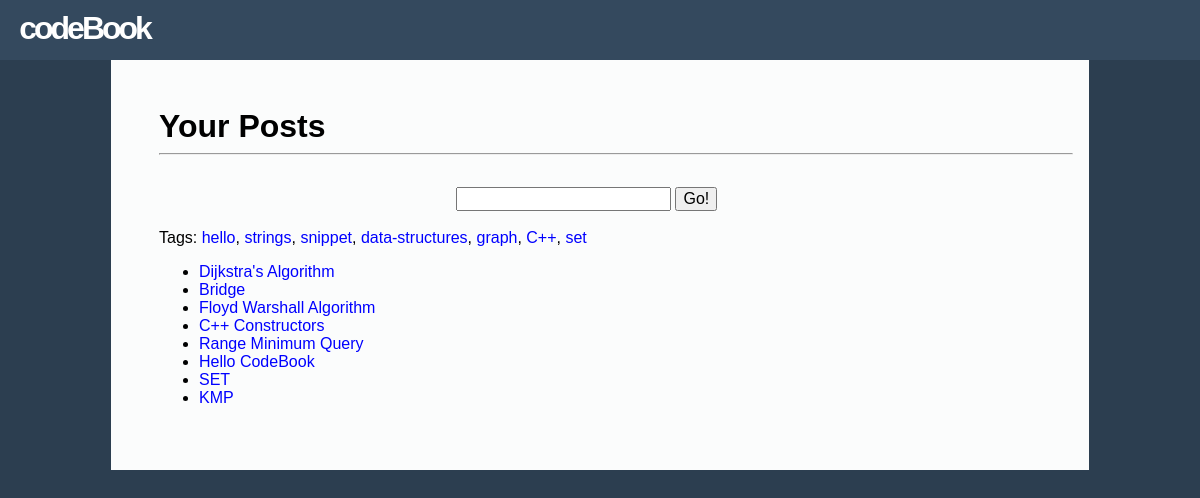
Before: / with the older database file.
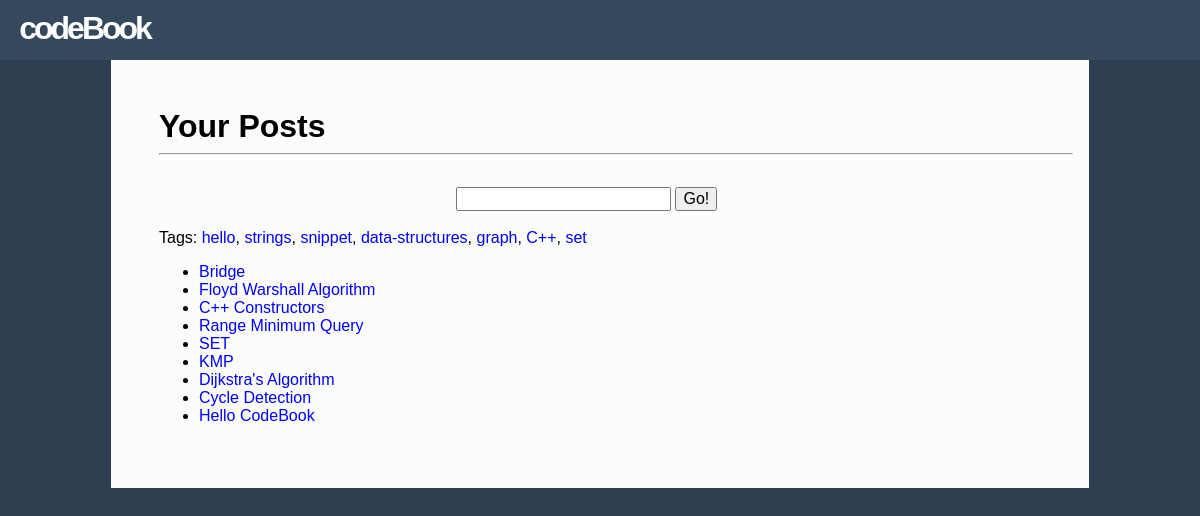
After: the same page with the newer database file.
### tables this page shows
CREATE TABLE POST (
    POST_CODE TEXT PRIMARY KEY NOT NULL, 
    POST_TITLE TEXT NOT NULL,
    POST_CONTENT TEXT NOT NULL
);

### codeBook/views.py (the view)
@app.route('/')
def index():
    posts = db.getAllPostCode();
    tags = db.getAllTag();
    postBuilder = '-[link %s %s]';
    tagBuilder = '[link %s %s]';
    postList = "";
    tagList = "";
    for tag in tags:
        tagList = tagList + (tagBuilder % (tag, '/tag/'+tag))+ ', ';
    for post in posts:
        postList = postList + (postBuilder % (post['postTitle'], url_for("post", postCode=post['postCode']))) + "\n";
    postContent = "Tags: "+tagList[0:-2] + "\n\n" + postList;
    return render_template('./index.html', title='codeBook', postTitle='Your Posts', postContent=parse(postContent), displayTag = False);

### codeBook/db.py (called while the page is built)
def connectDB():
    return sqlite3.connect(DATABASE);

def get_db():
    db = getattr(g, '_database', None);
    if db is None:
        db = g._database = connectDB();
        db.cursor().execute(PRAGMA_FK);
    return db;

@app.teardown_appcontext
def close_get_db(exception):
    db = getattr(g, '_database', None);
    if db is not None:
        db.close();

def getAllPostCode():
    c = get_db().cursor();
    ret = [];
    for row in c.execute(getAllPostSQL):
        rowData = {};
        rowData['postCode'] = row[0];
        rowData['postTitle'] = row[1];
        ret.append(rowData);
    return ret;

def getAllTag():
    c = get_db().cursor();
    ret = [];
    for row in c.execute(getAllTagSQL):
        ret.append(row[0]);
    return ret;

### codeBook/smdparser.py (called while the page is built)
def parse(pInput):
    return p.parseInput(pInput);

    def read(self, till=1):
        ret = self.pInput[self.pos : self.pos + till];
        return ret;

    def hasNext(self):
        if(self.pos >= len(self.pInput)):
            return False;
        else:
            return True;

    def consume(self, till=1):
        self.pos = self.pos + till;

    def consumeLine(self):
        ret = "";
        while self.hasNext():
            c = self.read();
            if c == '\n':
                self.consume();
                break;
            ret = ret + c;
            self.consume();
        return ret;

    def readLine(self):
        ret = "";
        mark = self.pos;
        ret = self.consumeLine();
        self.pos = mark;
        return ret;

    def append(self, toAdd):
        self.pOutput = self.pOutput + str(toAdd);

    def parseList(self):
        listLevel = [-1];
        while True:
            line = self.readLine();
            if(re.match('^\s*-',line)==None):
                break;
            c = self.read();
            indent = 0;
            while c!='-':
                self.consume();
                c = self.read();
                indent = indent + 1;
            self.consume();
            while listLevel[-1] > indent:
                self.append(" "*listLevel[-1] + "</ul>\n");
                listLevel.pop();
            if listLevel[-1] < indent:
                listLevel.append(indent);
                self.append(" "*listLevel[-1] + "<ul>\n");
            self.append(" "*listLevel[-1]+" <li>")
            self.parseLine(appendMarker=False);
            self.append("</li>\n");
        numOpen = len(listLevel);
        self.append("</ul>\n"*(numOpen-1));

### codeBook/templates/index.html (shortened to what this page needs)
{% extends 'base.html' %}
{% block content %}
<div class="content-header">
    <h1 class="inline-heading">{{postTitle}}</h1> <span class="edit">
    <hr/>
</div>
<div class="content-goForm">
    <form action="javascript:void(0);">
    <input type="Text" id="postCode"></input>
    <input type="Submit" value="Go!" onclick="goPost()"/>
    </form>
</div>
<br/>
    {{postContent | safe}}
{% endblock content %}

### codeBook/templates/base.html (shortened to what this page needs)
<!doctype html>
<html>
    <head>
        <link rel='stylesheet' type='text/css' href="{{url_for('static', filename='prettify/hemisu-dark.css')}}"/>
        <link rel='stylesheet' type='text/css' href="{{url_for('static', filename='style.css')}}"/>
        <link rel='stylesheet' type='text/css' href="{{url_for('static', filename='normalize.css')}}"/>
        <link rel='stylesheet' type='text/css' href="{{url_for('static', filename='font-awesome/css/font-awesome.css')}}"/>
    </head>
    <body onLoad='prettyPrint()'>
        <div class='container'>
        <div class='header'>
            <a href="/"><div class='header-title'>codeBook</div></a>
        </div>
        <div class='content'>
            {%block content%}
            {%endblock content%}
        </div>
        </div>
    </body>
</html>

### codeBook/static/style.css (style rules this page uses)
* { -webkit-box-sizing: border-box; -moz-box-sizing: border-box; box-sizing: border-box; }
html { height:100%; }
body { font-family: "Droid Sans", "Arial"; margin:0px auto; background-color: #2c3e50; }
a { text-decoration:none; }
.container { margin:0 auto; position:relative; width:100%; }
.header { top :0px; width:100%; height: 60px; background-color: #34495e; color:white; }
.header .header-title { margin:0 0.3em; padding-top:0.3em; padding-left:0.3em; height:60px; letter-spacing:-3px; font-size: 2em; font-weight:bold; }
.header a, a:visited, a:hover { color:white; }
.content { padding :1em; padding-bottom: 60px; background-color:#fbfcfc; }
.content-goForm { width:320px; margin:0 auto; }
.content h4, .content ul, .content ol, .content h1 { margin:0.2em 0; }
.content a, .content a:visited { color:blue; color:blue; }
.content-header { margin:2em 0; }
.content-header h1 { display: inline; margin-right:0.5em; }
@media (min-width:768px) { .content { width: 750px; margin:0 auto; } }
@media (min-width:1024px) { .content { width:978px; margin:0 auto; padding-left: 3em; } }

Changed rows visible on the page:
changed POST: POST_TITLE "…, C++ , set Dijkstra's Algorithm Bridge Floyd Warshall Algorithm C++ Constructors Range Minimum Query Hello CodeBook SET KMP" → "…, C++ , set Bridge Floyd Warshall Algorithm C++ Constructors Range Minimum Query SET KMP Dijkstra's Algorithm Cycle Detection Hello CodeBook"
